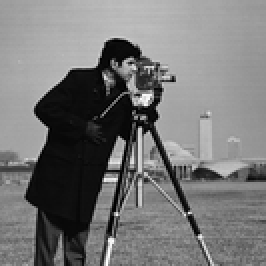
%> input picture DSAA/Assigment2/Assgn2/q1/cameraman.png, 133 x 133 px, shrunk from 256 x 256 before the run (shown 2 times larger)
$ octave q1.m   (GNU Octave 9; MATLAB toolbox functions it lacks are replaced by stand-ins)
%> lines starting %> are read from the running program, lines starting %| are printed output that depends on the picture
%> further down, img is the input picture: size 133x133 uint8; min 0, max 255, mean 118.7
### DSAA/Assigment2/Assgn2/q1/NEW_FFT2.m
function [out_image] = NEW_FFT2(in_image)
    N = size(in_image,1);
%> N = 133
    M = size(in_image,2);
%> M = 133
    out_image = zeros(N,M);
    for n=[1:N]
        out_image(n,:) = NEWFFT(in_image(n,:),[1:M],N);
    end
%> this loop made 133 passes

    out_image = abs(out_image);
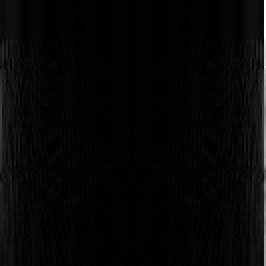
%> out_image: size 133x133 double (shown 2 times larger); min 0.696, max 22976, mean 602.1; drawn with min black and max white
	out_image = log(out_image + 1);
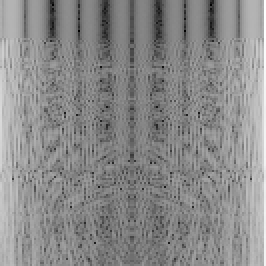
%> out_image: size 133x133 double (shown 2 times larger); min 0.528, max 10.04, mean 5.69; drawn with min black and max white
	out_image = mat2gray(out_image);
	imshow(out_image)

end

### DSAA/Assigment2/Assignment2/q1/NEWFFT.m
function [out_sig] = NEWFFT(in_sig,k,N)
    len = size(in_sig,2);
    out_sig = zeros(1,len);
    if len == 1
        out_sig = in_sig;

    else
        Ok = in_sig(1:2:len);
        Ek = in_sig(2:2:len);

        FOk = NEWFFT(Ok,k,N/2);
        FEk = NEWFFT(Ek,k,N/2);

        out_sig = FEk + exp(-1i*2*pi*k/N).*FOk;

    end
end

### DSAA/Assigment2/Assgn2/q1/q1.m
% We will first implement a simple Fourier transform.
% Sampling Frequency
fs = 64;
% Frequency
N = 64;
n = 0:N*fs -1/fs;

t = 2*pi*[0:1/fs:N-1/fs];
y = sin(t) + cos(5*t);

% Hence the formula of Fourier transform is
ft_mat = exp(-1i*2*pi*n'*n/(N*fs));
y_ft = y*ft_mat;

figure;
subplot(4,1,1);
plot(y);
title('Original Signal');

subplot(4,1,2);
plot(abs(y_ft));
title('Fourier Domain');

% Using FFT
y_fft = NEWFFT(y,n,N*fs);
subplot(4,1,3);
plot(abs(y_fft));
title('Fast Fourier Transform');

% Using Matlabs fft
y_mat = fft(y);
subplot(4,1,4);
plot(abs(y_mat));
title('Fast Fourier Transform(Matlab)');

figure;
% Next we implement fourier transform for 2d images
img = imread('./cameraman.png');
subplot(3,1,1);
imshow(img);
title('Original Image');
% Conver to double for arithmatic issues
img = double(img);

% My implementation
new_image = NEW_FFT2(img);

% Matlab Solution
new_image_matlab = fft2(img);

% Plot them

subplot(3,1,2);
plot(new_image);
title('My Method');
subplot(3,1,3);
plot(new_image_matlab);
title('Matlab');


figure;
% Next example
img = imread('./War_on_drugs.png');
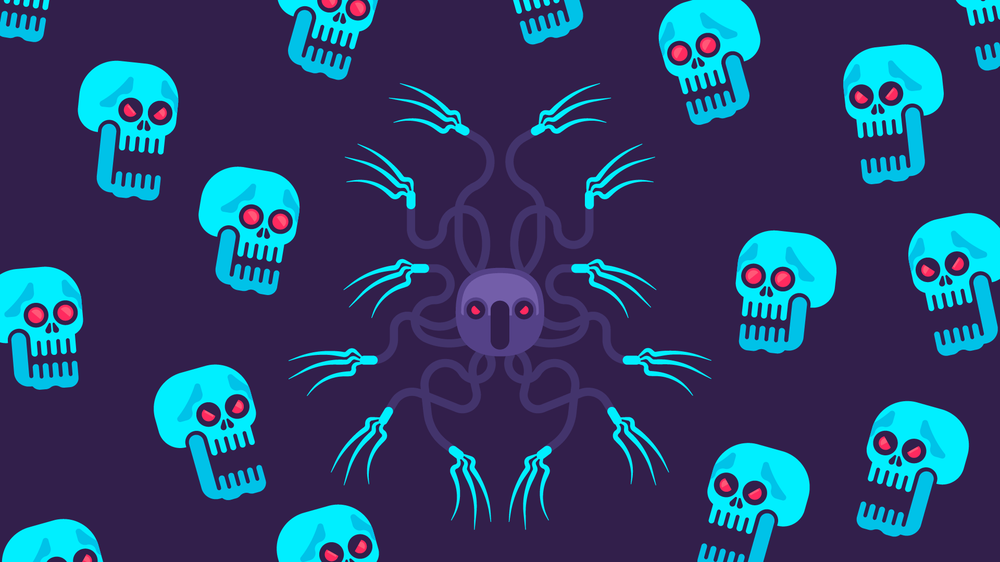
%> input picture DSAA/Assigment2/Assignment2/q1/War_on_drugs.png, 1000 x 562 px, shrunk from 1920 x 1080 before the run
%> img is the input picture: size 562x1000x3 uint8; mean R, G, B 43.6, 65.5, 106.3
subplot(3,1,1);
imshow(img);
title('Original Image');
% Conver to double for arithmatic issues
img = double(img);
%> img: size 562x1000x3 double

% My implementation
%> (the run ends here)
